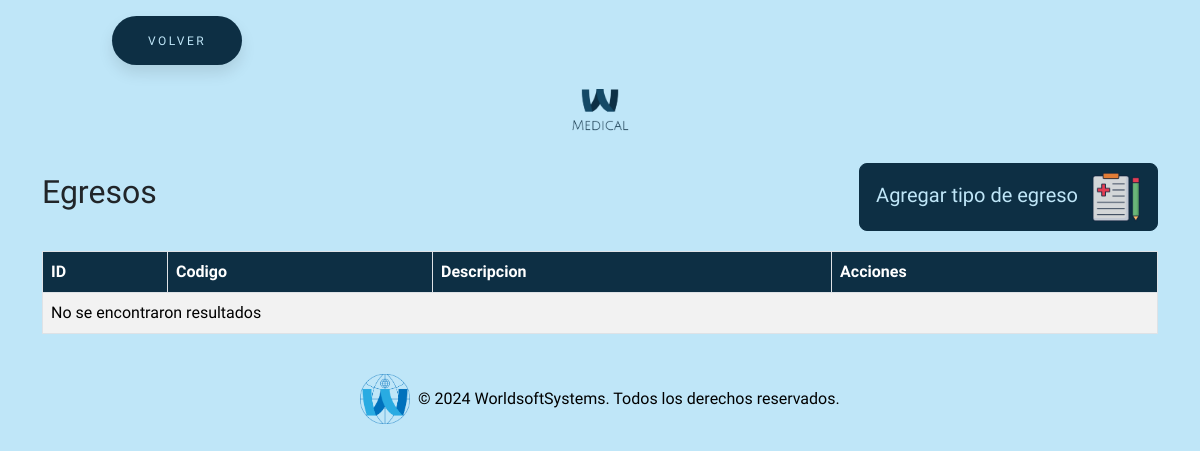
Before: /todosAjustes/egreso/egreso.php (signed in) with the older database file.
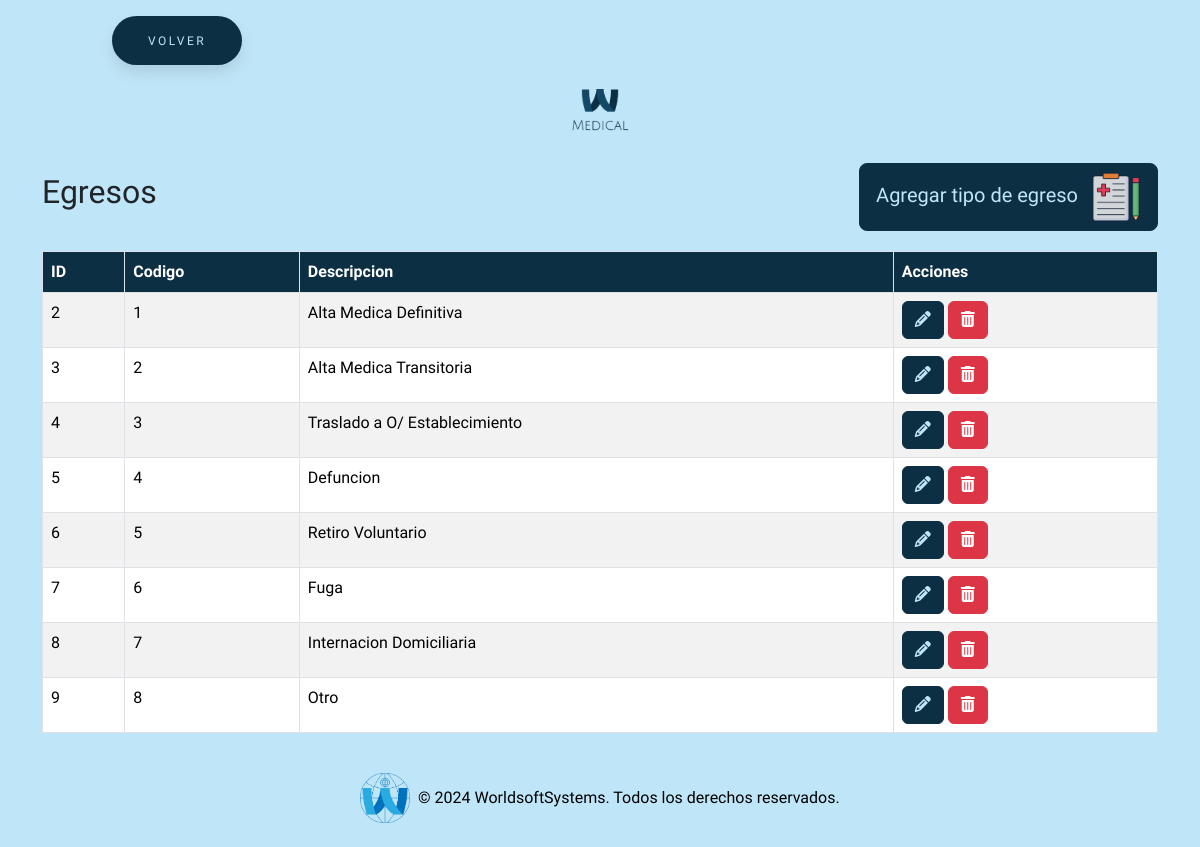
After: the same page with the newer database file.
### tables this page shows
CREATE TABLE `tipo_egreso` (
  `id` int(11) NOT NULL,
  `codigo` varchar(255) NOT NULL,
  `descripcion` varchar(255) NOT NULL
);

### todosAjustes/egreso/egreso.php (the view, shortened to what this page needs)
<?php
require_once "../../conexion.php";
$sql = "SELECT * FROM tipo_egreso";
$result = $conn->query($sql);
?>
<!DOCTYPE html>
<html lang="en">
<head>
    <link href="https://cdn.jsdelivr.net/npm/bootstrap@5.3.3/dist/css/bootstrap.min.css" rel="stylesheet"
>
    <link rel="stylesheet" href="https://cdnjs.cloudflare.com/ajax/libs/font-awesome/6.5.2/css/all.min.css"
 />
    <link rel="stylesheet" href="../../estilos/styleBotones.css">
    <link rel="stylesheet" href="../../estilos/styleGeneral.css">
</head>
<body>
    <button class="button" style="vertical-align:middle; margin-left:7rem"
        onclick="window.location.href = '../../seccionAjustes/ajustes.php';">
        <span>VOLVER</span>
    </button>
    <div class="text-center my-4">
        <img src="../../img/logo.png" alt="Logo MEDICAL" class="img-fluid" style="max-width: 120px;">
    </div>
    <div class="container">
        <div class="title-container">
            <h2>Egresos</h2>
            <button type="button" class="btn btn-custom btn-lg" data-bs-toggle="modal"
                data-bs-target="#agregarEgresoModal">
                Agregar tipo de egreso <img src="../../img/egreso.png" alt="Icono agregar tipo de egreso"
                    style="width: 50px; height: 50px; margin-left: 8px;">
            </button>
        </div>
        <table class="table table-striped table-bordered">
            <thead class="table-custom">
                <tr>
                    <th>ID</th>
                    <th>Codigo</th>
                    <th>Descripcion</th>
                    <th>Acciones</th>
                </tr>
            </thead>
            <tbody>
                <?php if ($result->num_rows > 0): ?>
                    <?php while ($row = $result->fetch_assoc()): ?>
                        <tr>
                            <td><?= $row["id"] ?></td>
                            <td><?= $row["codigo"] ?></td>
                            <td><?= $row["descripcion"] ?></td>
                            <td>
                                <button class="btn btn-custom-editar" onclick='editarEgreso(<?= json_encode($row) ?>)'><i
                                        class="fas fa-pencil-alt"></i></button>
                                <a href="?eliminar=<?= $row['id'] ?>" class="btn btn-danger"
                                    onclick="return confirm('¿Estás seguro de que deseas eliminar este tipo de egreso?');"><i
                                        class="fas fa-trash-alt"></i></a>
                            </td>
                        </tr>
                    <?php endwhile; ?>
                <?php else: ?>
                    <tr>
                        <td colspan="4">No se encontraron resultados</td>
                    </tr>
                <?php endif; ?>
            </tbody>
        </table>
    </div>
    <footer class="bg-dark text-white text-center py-4 mt-auto">
        <div class="container">
            <div class="row justify-content-center">
                <div class="col-md-12 footer-logo-text">
                    <img src="../../img/logoWSS.png" alt="Logo" class="img-fluid" style="max-height: 50px;">
                    <p class="mb-0">&copy; 2024 WorldsoftSystems. Todos los derechos reservados.</p>
                </div>
            </div>
        </div>
    </footer>
</body>
</html>

Changed rows visible on the page:
added tipo_egreso: id "2", codigo "1", descripcion "Alta Medica Definitiva"
added tipo_egreso: id "3", codigo "2", descripcion "Alta Medica Transitoria"
added tipo_egreso: id "4", codigo "3", descripcion "Traslado a O/ Establecimiento"
added tipo_egreso: id "5", codigo "4", descripcion "Defuncion"
added tipo_egreso: id "6", codigo "5", descripcion "Retiro Voluntario"
added tipo_egreso: id "7", codigo "6", descripcion "Fuga"
added tipo_egreso: id "8", codigo "7", descripcion "Internacion Domiciliaria"
added tipo_egreso: id "9", codigo "8", descripcion "Otro"
Other visible differences:
text no longer shown: "No se encontraron resultados"
